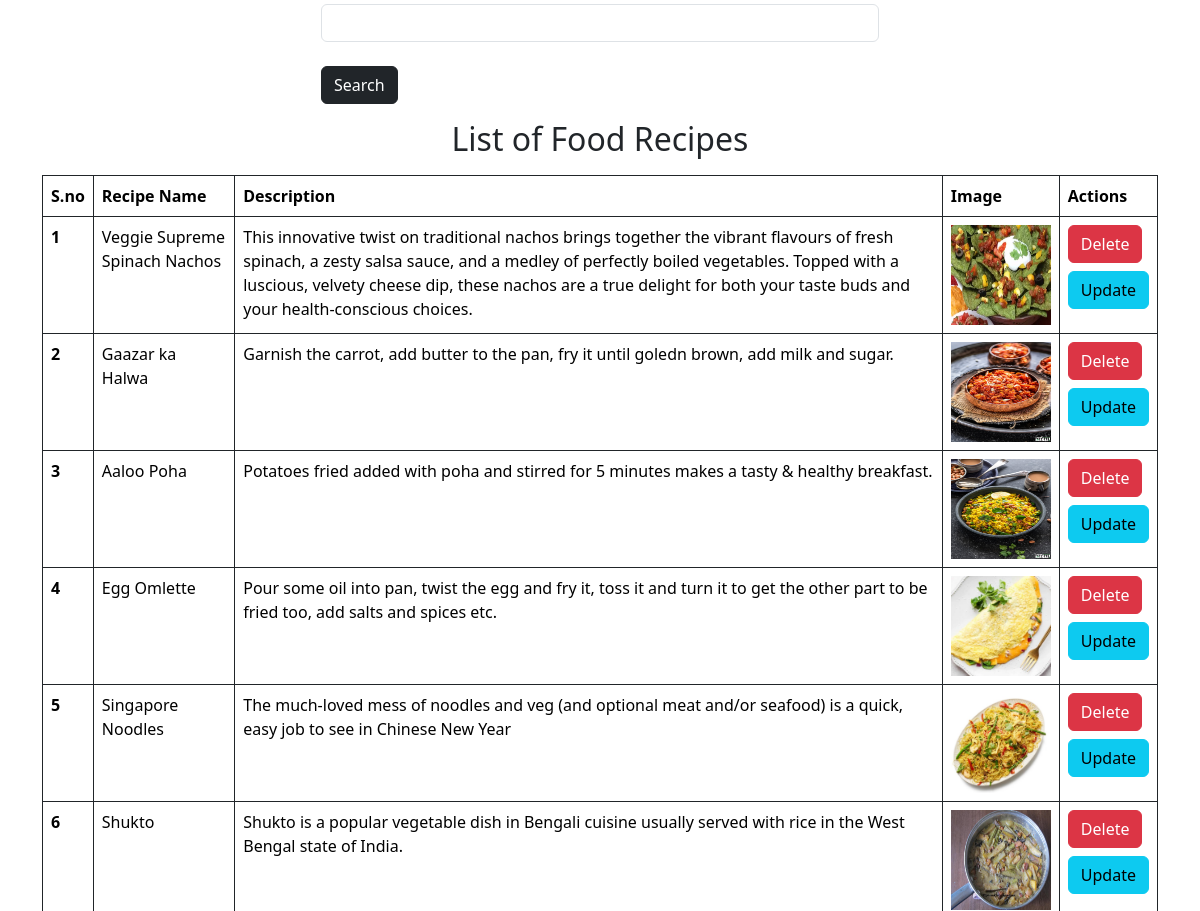
Before: /recipes/ (middle part) with the older database file.
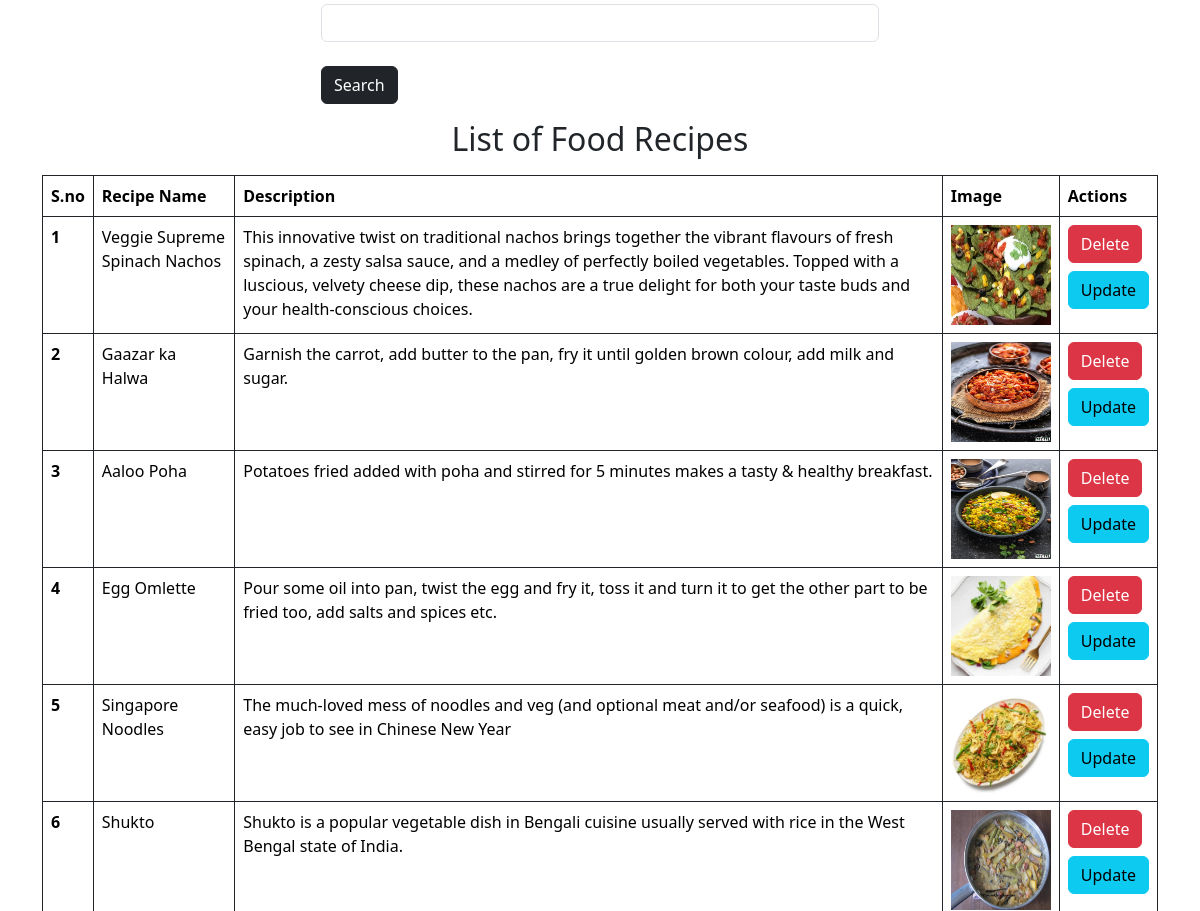
After: the same page with the newer database file.
### vege/models.py (models this page shows)
class Recipe(models.Model):
    user = models.ForeignKey(User, on_delete = models.SET_NULL, null = True, blank = True)
    recipe_name = models.CharField(max_length=100)
    recipe_desc = models.TextField()
    recipe_image = models.ImageField(upload_to="recipe")

### vege/views.py (the view, shortened to what this page needs)
# urls.py: path('recipes/',recipes,name="recipes"),
def recipes(request):
    querySet = Recipe.objects.all()
    if request.GET.get('search'):
        querySet = querySet.filter(recipe_name__icontains = request.GET.get('search'))
    context = {'recipes' : querySet , 'page' : 'Recipes Home'}
    return render(request,"recipes.html",context)

### vege/templates/recipes.html (shortened to what this page needs)
{% extends "base.html" %}
{% block start %}
<div class="container mt-5">
      <br><hr>
      <div class="mt-5">
        <div class="mx-auto col-6">
          <form>
          <div class="mb-3">
            <input type="text" class="form-control" name="search">
            <br>
            <button type="submit" class="btn btn-dark">Search</button>
          </div>
          </form>
        </div>
      </div>
      <h2 class="text-center">List of Food Recipes</h2>
      <table class="table table-bordered border-dark mt-3">
        <thead>
          <tr>
            <th scope="col">S.no </th>
            <th scope="col">Recipe Name </th>
            <th scope="col">Description </th>
            <th scope="col">Image </th>
            <th scope="col">Actions </th>
          </tr>
        </thead>
        <tbody>
          {% for recipe in recipes %}
          <tr>
            <th>{{forloop.counter}}</th>
            <td>{{recipe.recipe_name}}</td>
            <td>{{recipe.recipe_desc}}</td>
            <td>
              <img src="/media/{{recipe.recipe_image}}" style="height:100px; width:100px"></img>
            </td>
            <td>
              <a href="/delete-recipe/{{recipe.id}}/" class="btn btn-danger">Delete</a>
              <br>
              <a href="/update-recipe/{{recipe.id}}/" class="btn btn-info mt-2">Update</a>
            </td>
          </tr>
          {% endfor %}
        </tbody>
      </table>
</div>
{% endblock %}

Changed rows visible on the page:
changed Recipe "Gaazar ka Halwa": recipe_desc "Garnish the carrot, add butter to the pan, fry it until goledn brown, add milk and sugar." → "Garnish the carrot, add butter to the pan, fry it until golden brown colour, add milk and sugar."
